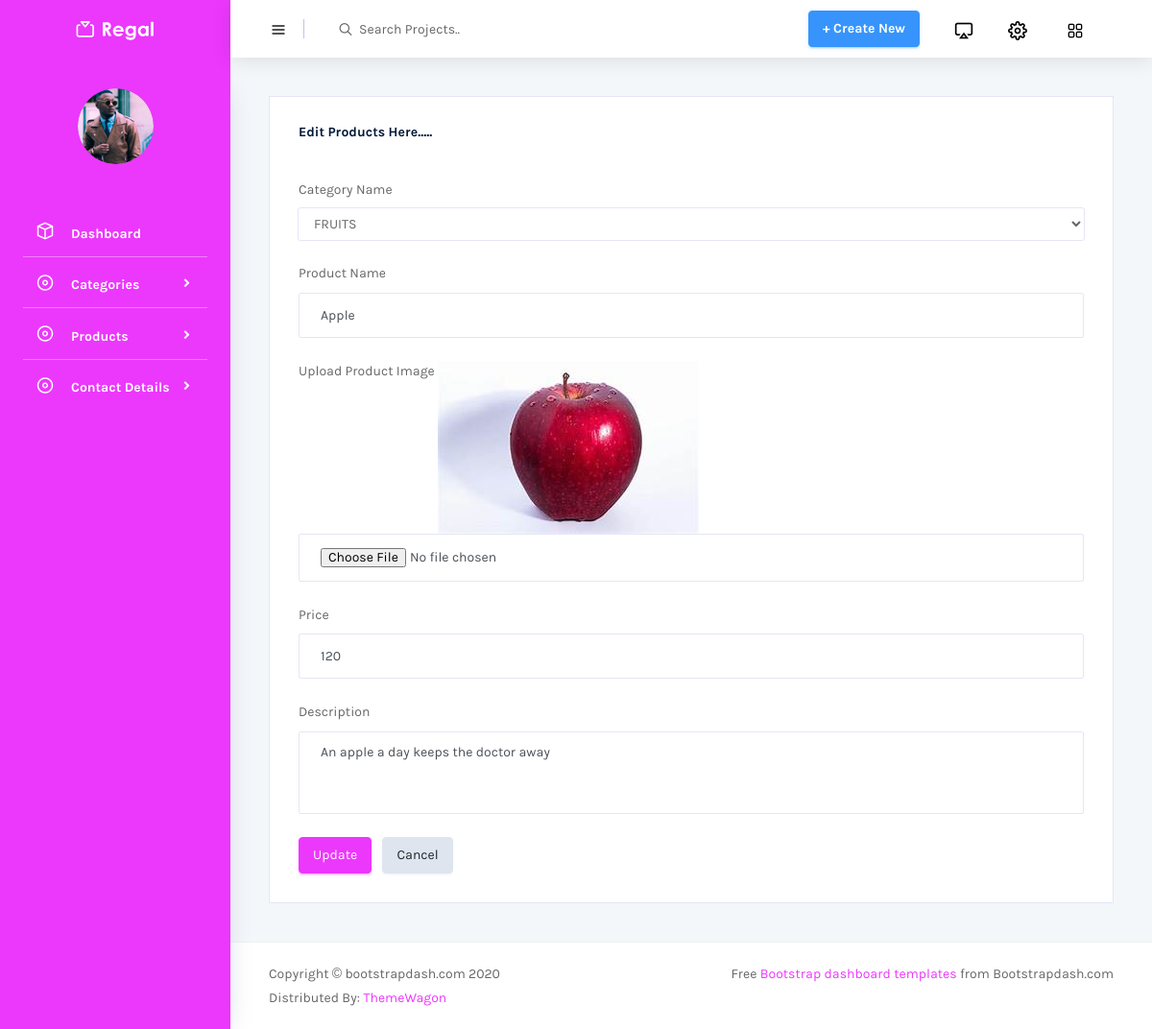
Screenshot of /Backend/edit_product/1/ with the database file from the repository.
### Backend/models.py (models this page shows)
class Productdb(models.Model):
    Category=models.CharField(max_length=100,null=True,blank=True)
    Product_name=models.CharField(max_length=100,null=True,blank=True)
    Product_Image=models.ImageField(upload_to="Product Image",null=True,blank=True)
    Price=models.IntegerField(null=True,blank=True)
    Description=models.CharField(max_length=100,null=True,blank=True)

### Backend/views.py (the view)
# urls.py: path('edit_product/<int:pid>/',views.edit_product,name="edit_product"),
def edit_product(request,pid):
    pdata=Productdb.objects.get(id=pid)
    cat=Categorydb.objects.all()
    return render(request,"Edit_Product.html",{'pdata':pdata,'cat':cat})

### Backend/templates/Edit_Product.html (shortened to what this page needs)
<!DOCTYPE html>
{% extends 'index.html' %}
{% block content %}
<html lang="en">
<head>
</head>
<body>
<div class="card">
                <div class="card-body">
                  <h4 class="card-title">Edit Products Here.....</h4><br><br>
                  <form class="forms-sample" method="post" action="{% url 'update_product' pid=pdata.id %}" enctype="multipart/form-data">
                      <div class="form-group">
                      <label for="exampleSelectGender">Category Name</label>
                        <select class="form-control" id="exampleSelectGender" fdprocessedid="wpway5" name="cname">
                            <option>{{pdata.Category}}</option>
                        </select>
                      </div>
                    <div class="form-group">
                      <label for="exampleInputName1">Product Name</label>
                      <input type="text" class="form-control" id="exampleInputName1"  name="pname" placeholder="Name" fdprocessedid="y2o5z1b" value="{{pdata.Product_name}}">
                    </div>
                      <div class="form-group">
                      <label for="exampleInputName1">Upload Product Image</label>
                          <img src="{{pdata.Product_Image.url}}">
                      <input type="file" class="form-control"  name="pimage" placeholder="Name" fdprocessedid="y2o5z1b" value="{{pdata.Product_Image}}">
                    </div>
                      <div class="form-group">
                      <label for="exampleInputName1">Price</label>
                      <input type="text" class="form-control"   name="price" placeholder="Name" fdprocessedid="y2o5z1b" value="{{pdata.Price}}">
                    </div>
                    <div class="form-group">
                      <label for="exampleTextarea1">Description</label>
                      <textarea class="form-control"   name="description" id="exampleTextarea1" rows="4">{{pdata.Description}}</textarea>
                    </div>
                    <button type="submit" class="btn btn-primary mr-2" fdprocessedid="tvx093">Update</button>
                    <button class="btn btn-light" fdprocessedid="tx3o39">Cancel</button>
                  </form>
                </div>
              </div>
</body>
</html>
{% endblock %}

### rows the page displays
Productdb: cname "FRUITS", pname "Apple", Product_Image (picture), price "120", description "An apple a day keeps the doctor away"
